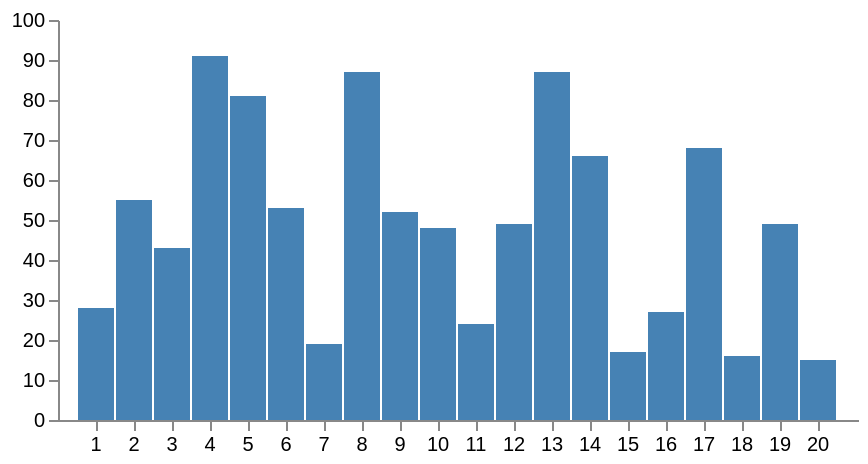

Specify this chart in Vega-Lite:
### Vega specification from a JSON file in a GitHub repository (floating-point values rounded to 4 significant figures)
{"$schema": "https://vega.github.io/schema/vega/v4.json", "width": 400, "height": 200, "padding": 5, "data": [{"name": "table", "values": [{"u": 1, "v": 28}, {"u": 2, "v": 55}, {"u": 3, "v": 43}, {"u": 4, "v": 91}, {"u": 5, "v": 81}, {"u": 6, "v": 53}, {"u": 7, "v": 19}, {"u": 8, "v": 87}, {"u": 9, "v": 52}, {"u": 10, "v": 48}, {"u": 11, "v": 24}, {"u": 12, "v": 49}, {"u": 13, "v": 87}, {"u": 14, "v": 66}, {"u": 15, "v": 17}, {"u": 16, "v": 27}, {"u": 17, "v": 68}, {"u": 18, "v": 16}, {"u": 19, "v": 49}, {"u": 20, "v": 15}]}], "scales": [{"name": "xscale", "type": "band", "range": "width", "padding": 0.05, "round": true, "domain": {"data": "table", "field": "u"}}, {"name": "yscale", "type": "linear", "range": "height", "domain": {"data": "table", "field": "v"}, "zero": true, "nice": true}], "axes": [{"orient": "bottom", "scale": "xscale", "zindex": 1}, {"orient": "left", "scale": "yscale", "zindex": 1}], "marks": [{"type": "rect", "from": {"data": "table"}, "encode": {"enter": {"x": {"scale": "xscale", "field": "u"}, "width": {"scale": "xscale", "band": 1}, "y": {"scale": "yscale", "field": "v"}, "y2": {"scale": "yscale", "value": 0}}, "update": {"fill": {"value": "steelblue"}}, "hover": {"fill": {"value": "red"}}}}]}
